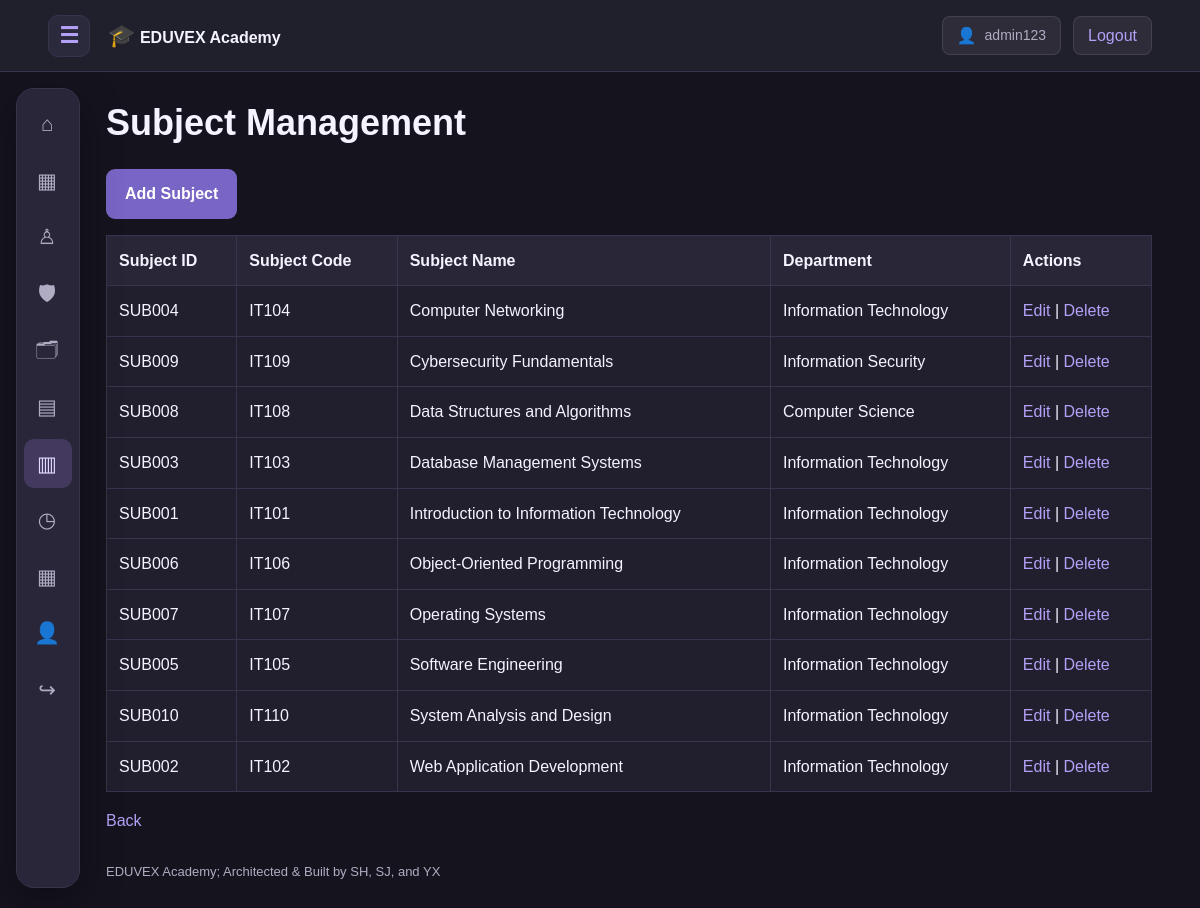
The app's page /class_management/subjects.php (signed in) with its own data.
### tables this page shows
CREATE TABLE IF NOT EXISTS subjects (
    subject_id VARCHAR(12) PRIMARY KEY,
    subject_name VARCHAR(180) NOT NULL,
    subject_code VARCHAR(30) UNIQUE,
    department VARCHAR(120)
);

### includes/functions.php (called while the page is built, shortened)
<?php
function h(mixed $value): string {
    return htmlspecialchars(
        (string)($value ?? ''),
        ENT_QUOTES | ENT_SUBSTITUTE,
        'UTF-8'
    );
}
function url(string $path = ''): string {
    return BASE_URL . '/' . ltrim($path, '/');
}
function me(): array {
    return [
        'id' => $_SESSION['user_id'] ?? null,
        'username' => $_SESSION['username'] ?? '',
        'role' => $_SESSION['role'] ?? ''
    ];
}

### class_management/subjects.php (the view, shortened to what this page needs)
<?php
require_once __DIR__ . '/../config/database.php';
$subjects = $pdo->query("
    SELECT * FROM subjects
    ORDER BY subject_name
")->fetchAll();
require __DIR__ . '/../includes/header.php';
?>
<h1>Subject Management</h1>
<?php if (me()['role'] === 'admin'): ?>
    <p>
        <a class="button" href="<?= h(url('class_management/add_subject.php')) ?>">
            Add Subject
        </a>
    </p>
<?php endif; ?>
<div class="table-wrap">
<table>
    <tr>
        <th>Subject ID</th>
        <th>Subject Code</th>
        <th>Subject Name</th>
        <th>Department</th>
        <th>Actions</th>
    </tr>
    <?php foreach ($subjects as $s): ?>
        <tr>
            <td><?= h($s['subject_id']) ?></td>
            <td><?= h($s['subject_code']) ?></td>
            <td><?= h($s['subject_name']) ?></td>
            <td><?= h($s['department']) ?></td>
            <td>
                <?php if (me()['role'] === 'admin'): ?>
                    <a href="<?= h(url('class_management/edit_subject.php?id=' . urlencode($s['subject_id']))) ?>">Edit</a>
                    |
                    <a href="<?= h(url('class_management/delete_subject.php?id=' . urlencode($s['subject_id']))) ?>">Delete</a>
                <?php else: ?>
                    View Only
                <?php endif; ?>
            </td>
        </tr>
    <?php endforeach; ?>
</table>
</div>
<p><a href="<?= h(url('class_management/index.php')) ?>">Back</a></p>
<?php require __DIR__ . '/../includes/footer.php'; ?>

### assets/css/style.css (style rules this page uses)
:root { color-scheme: dark; --bg: #15141E; --surface: #211F2D; --surface2: #292638; --line: #39344E; --accent: #B4A0F7; --accent-dark: #7965C5; --text: #F5F3FF; --muted: #B0ACC3; --nav-width: 64px; --header-height: 72px; }
* { box-sizing: border-box; }
html { scroll-behavior: smooth; scroll-padding-top: 90px; }
body { margin: 0; background: var(--bg); color: var(--text); font-family: Arial, Helvetica, sans-serif; font-size: 16px; line-height: 1.6; }
a { color: var(--accent); text-decoration: none; }
h1, h2, h3 { line-height: 1.25; }
h1 { font-size: clamp(28px, 3vw, 40px); }
p { color: var(--muted); }
button, .button { display: inline-block; padding: 11px 18px; border: 1px solid transparent; border-radius: 9px; background: var(--accent-dark); color: #FFFFFF; font-weight: 600; text-decoration: none; }
.table-wrap { overflow-x: auto; }
table { width: 100%; border-collapse: collapse; background: var(--surface); }
th, td { padding: 12px; border: 1px solid var(--line); text-align: left; }
th { background: var(--surface2); }

### records on screen
subjects: subject_id "SUB004", subject_code "IT104", subject_name "Computer Networking", department "Information Technology"
subjects: subject_id "SUB009", subject_code "IT109", subject_name "Cybersecurity Fundamentals", department "Information Security"
subjects: subject_id "SUB008", subject_code "IT108", subject_name "Data Structures and Algorithms", department "Computer Science"
subjects: subject_id "SUB003", subject_code "IT103", subject_name "Database Management Systems", department "Information Technology"
subjects: subject_id "SUB001", subject_code "IT101", subject_name "Introduction to Information Technology", department "Information Technology"
subjects: subject_id "SUB006", subject_code "IT106", subject_name "Object-Oriented Programming", department "Information Technology"
subjects: subject_id "SUB007", subject_code "IT107", subject_name "Operating Systems", department "Information Technology"
subjects: subject_id "SUB005", subject_code "IT105", subject_name "Software Engineering", department "Information Technology"
subjects: subject_id "SUB010", subject_code "IT110", subject_name "System Analysis and Design", department "Information Technology"
subjects: subject_id "SUB002", subject_code "IT102", subject_name "Web Application Development", department "Information Technology"

### other values on screen
$account['username'] "admin123"
$symbol "⌂"
$symbol "▦"
$symbol "♙"
$symbol "🛡"
$symbol "🗂"
$symbol "▤"
$symbol "▥"
$symbol "◷"
$symbol "👤"
$symbol "↪"
